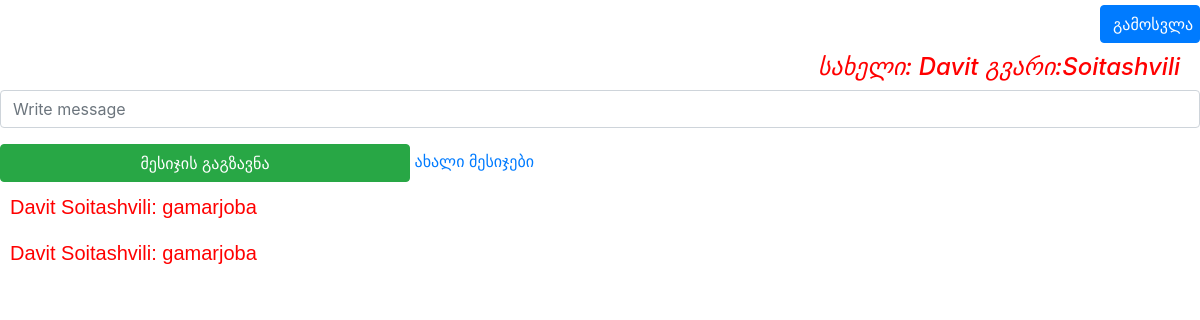
The app's page / (signed in), older data.
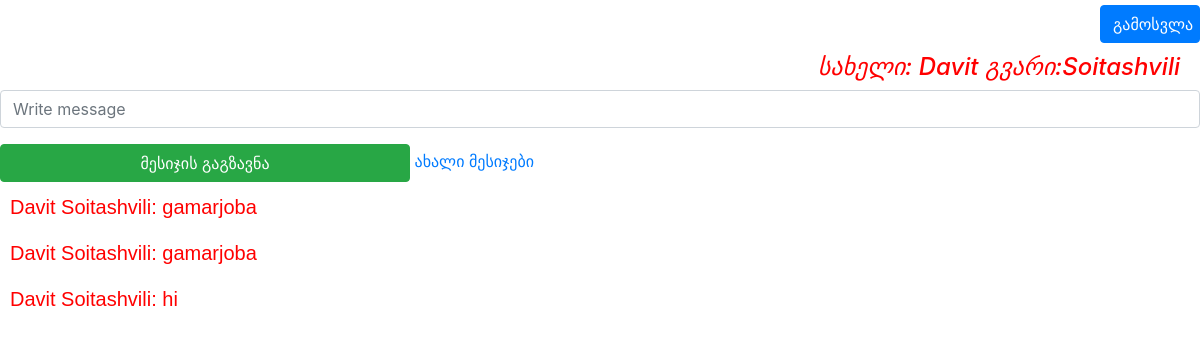
The same page, newer data.
### pages/models.py (models this page shows, shortened)
class Message(models.Model):
    author = models.CharField(max_length=100)
    message = models.CharField(max_length=1000)
    time = models.TimeField(auto_now_add=True)

### pages/views.py (the view)
# urls.py: path('', mainView, name="main page"),
@login_required(login_url="login page")
def mainView(request):
    User = f"სახელი: {request.user.first_name} გვარი:{request.user.last_name}"
    form = MessageForm()
    messages = Message.objects.all()
    length = messages
    if request.POST:
        form = MessageForm(request.POST)
        message = form['message'].value()
        Message(author=f"{request.user.first_name} {request.user.last_name}", message=message).save()
        messages = Message.objects.all()
        return redirect('main page')
    return render(request, 'main.html', {'messages':messages,'form':form,"userinfo":User})

### pages/forms.py
class MessageForm(forms.ModelForm):
    message = forms.CharField(widget=forms.TextInput(attrs={"class":"form-control","placeholder":"Write message"}))
    class Meta:
        model = Message
        fields = ('message',)

### pages/templates/main.html (shortened to what this page needs)
<!doctype html>
<html lang="en">
  <head>
    <link rel="stylesheet" href="https://stackpath.bootstrapcdn.com/bootstrap/4.3.1/css/bootstrap.min.css">
  </head>
  <body>
  <div style="text-align: right">
<form action="{% url 'logout' %}" method="get">
    <button class="btn btn-primary" style="margin-top: 5px;width:100px" type="submit" value="logout">გამოსვლა</button>
</form>
      <h4 style="margin-right: 20px; margin-top: 10px;color: red"><i>{{ userinfo }}</i></h4>
</div>
<form action="{% url 'main page' %}" method="post">
    <p>{{ form.message }}</p>
    <input class="btn btn-success" style="width: 410px;text-align: center" type="submit" value="მესიჯის გაგზავნა">    <a href="{% url 'main page' %}">ახალი მესიჯები</a>
</form>
<div class="myBox">
    {% for message in messages %}
        <p style="size: 10px;color: red">{{ message.author }}: {{ message.message }}</p>
    {% endfor %}
</div>
  </body>
</html>

### pages/templates/main.html (style rules this page uses)
body { margin-bottom: 1000%; }
.myBox { border: none; padding: 10px; font: 20px/30px sans-serif; width: 1000px; height: 1000px; overflow: scroll; }

Row changes from the older to the newer data that the page shows:
added Message: author "Davit Soitashvili", message "hi"
